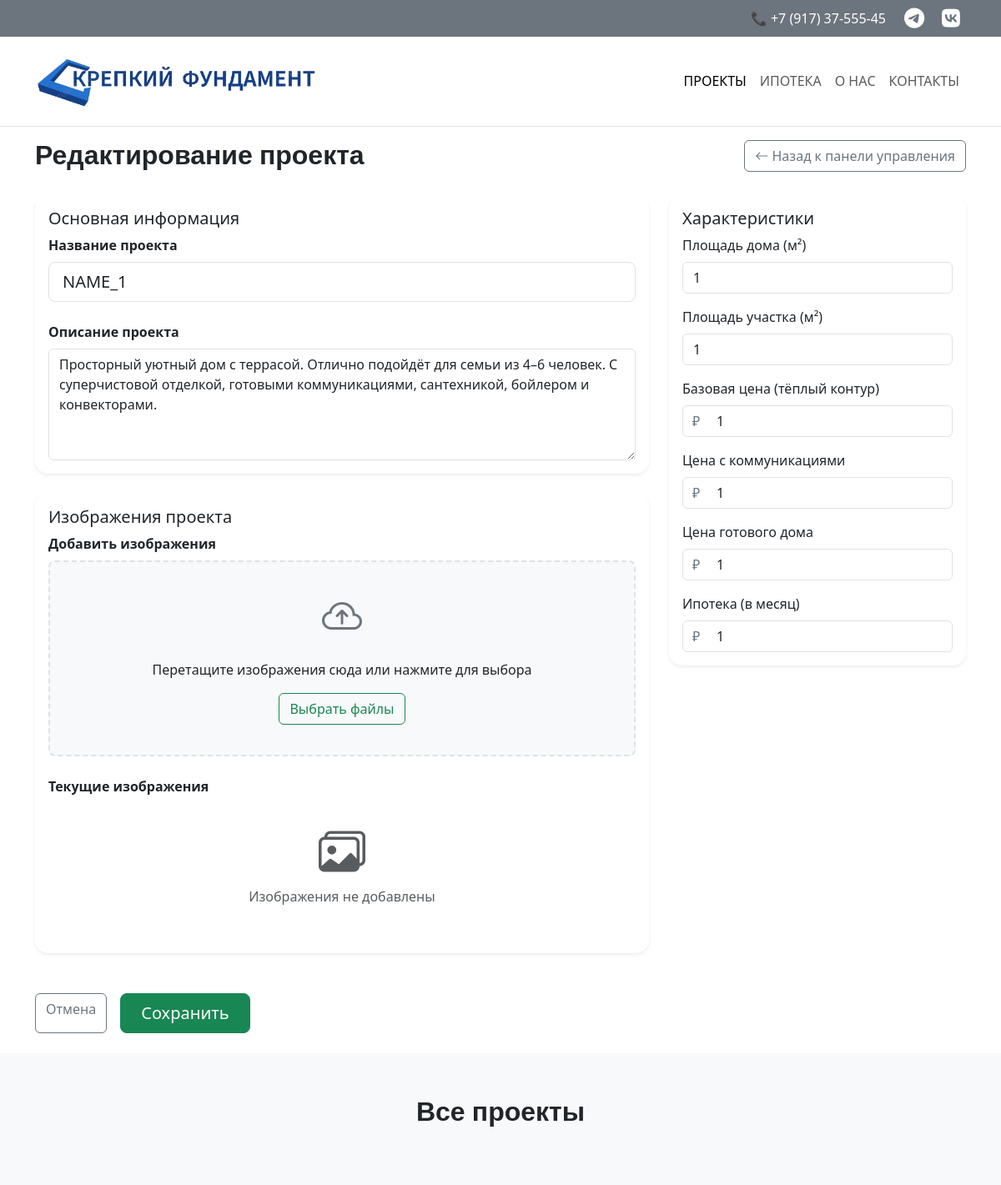
Page /admin/edit_project/1 on the earlier database version.
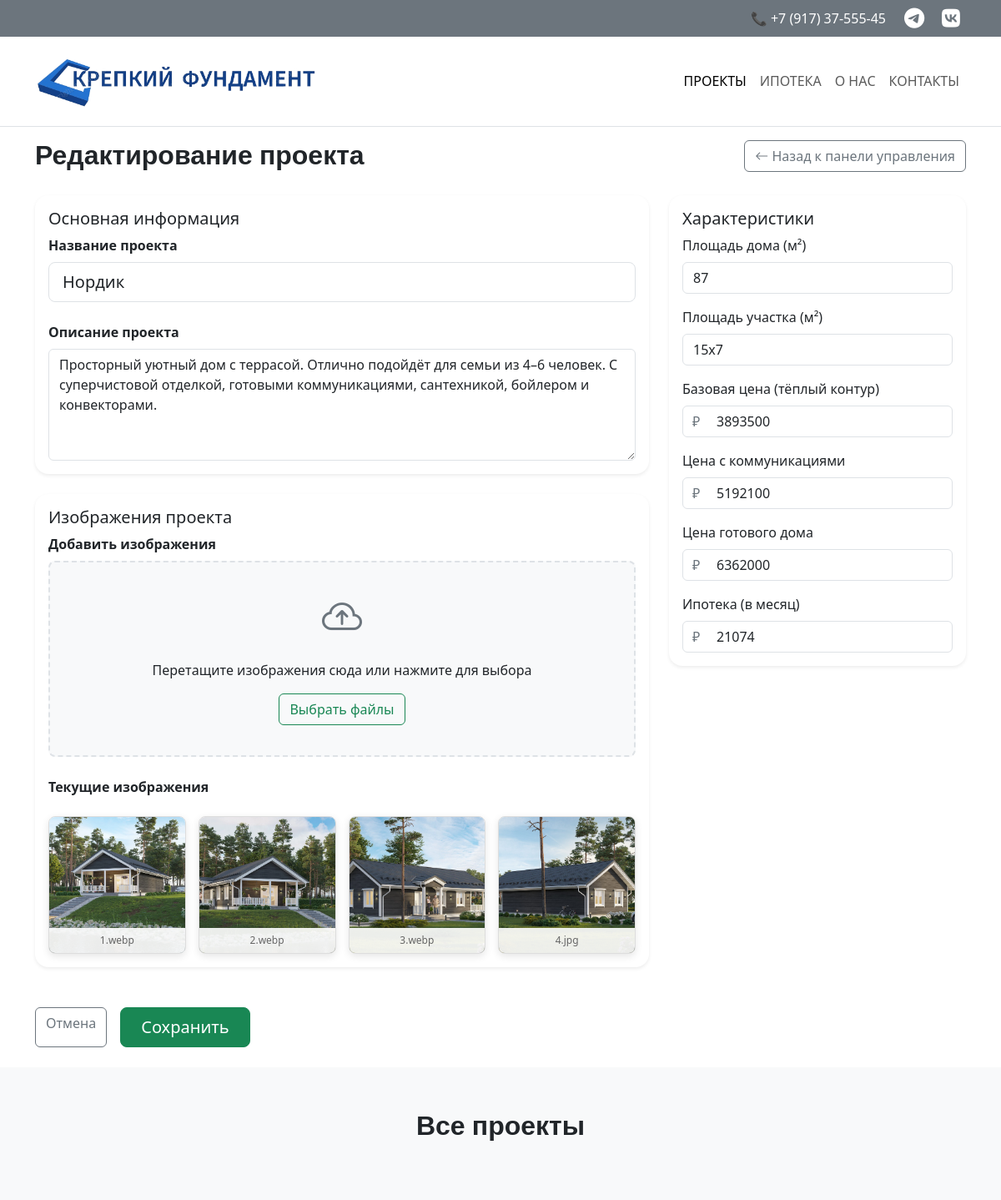
Same page on the later database version.
### app/models.py (models this page shows, shortened)
class Project(db.Model):
    __tablename__ = "projects"
    id = db.Column(db.Integer, primary_key=True)
    title = db.Column(db.String(100), unique=True, nullable=False)
    slug = db.Column(db.String(100), unique=True, nullable=False)
    description = db.Column(db.Text)
    square = db.Column(db.Integer, nullable=False)
    size = db.Column(db.String(15), nullable=False)
    price_base = db.Column(db.Integer, nullable=False)
    price_with_communications = db.Column(db.Integer)
    price_ready = db.Column(db.Integer)
    mortgage_price_per_month = db.Column(db.Integer)
    images_directory_path = db.Column(db.String(300), nullable=False)
    images = db.relationship(
        "ProjectImages",
        back_populates="project",
        cascade="all, delete-orphan",
        lazy="dynamic"
    )

class ProjectImages(db.Model):
    __tablename__ = "project_images"
    id = db.Column(db.Integer, primary_key=True)
    filename = db.Column(db.String(100), unique=True, nullable=False)
    project_id = db.Column(
        db.Integer,
        db.ForeignKey(Project.id, ondelete="CASCADE"),
        nullable=False,
    )
    project = db.relationship("Project", back_populates="images")
    @property
    def url(self):
        return os.path.join('uploads', self.project.slug, self.filename)

### app/routes.py (the view, shortened to what this page needs)
@main_bp.route('/admin/edit_project/<int:id>', methods=['GET', 'POST'])
def edit_project(id):
    project = Project.query.get_or_404(id)
    images = project.images.all()
    form = ProjectForm(obj=project)
    existing_files = [img.filename for img in images]
    return render_template('edit_project.html', project=project, form=form, images=images, existing_files=existing_files)

### app/forms.py
class ProjectForm(FlaskForm):
    title = StringField('Название', validators=[DataRequired()])
    description = TextAreaField('Описание', validators=[DataRequired()])
    square = IntegerField('Площадь (м²)', validators=[DataRequired(), NumberRange(min=0)])
    size = StringField('Площадь участка', validators=[DataRequired()])  # теперь текст
    price_base = IntegerField('Теплый контур', validators=[DataRequired(), NumberRange(min=0)])
    price_with_communications = IntegerField('Готовые коммуникации', validators=[Optional(), NumberRange(min=0)])
    price_ready = IntegerField('Заезжай и живи', validators=[Optional(), NumberRange(min=0)])
    mortgage_price_per_month = IntegerField('В ипотеку', validators=[Optional(), NumberRange(min=0)])
    img_files = MultipleFileField("Изображение", validators=[
        FileAllowed(['jpg', 'jpeg', 'png', 'webp'], "Допустимы только изображения")
    ])
    submit = SubmitField('Сохранить')

### app/templates/edit_project.html (shortened to what the changed rows need)
{% extends 'base.html' %}
{% block styles %}
{{ super() }}
<link rel="stylesheet" href="{{ url_for('static', filename='css/style_edit_project.css') }}">
<link rel="stylesheet" href="https://cdn.jsdelivr.net/npm/bootstrap-icons@1.11.0/font/bootstrap-icons.css">
{% endblock %}
{% block content %}
<section class="py-4">
  <div class="container">
    <div class="d-flex justify-content-between align-items-center mb-4">
      <h2 class="fw-bold" style="font-family: 'Oswald', sans-serif;">Редактирование проекта</h2>
    </div>
    <form method="POST" action="{{ url_for('main.edit_project', id=project.id) }}" enctype="multipart/form-data">
      <div class="row g-4 align-items-start">
        <div class="col-lg-8">
          <div class="card border-0 shadow-sm mb-4">
            <div class="card-body">
              <div class="mb-4">
                <label class="form-label fw-bold">Название проекта</label>
                {{ form.title(class="form-control form-control-lg") }}
              </div>
              <div class="mb-0">
                <label class="form-label fw-bold">Описание проекта</label>
                {{ form.description(class="form-control", rows="5", placeholder="Опишите особенности проекта...") }}
              </div>
            </div>
          </div>
          <div class="card border-0 shadow-sm mb-4">
            <div class="card-body">
              <div>
                  {% if images %}
                  <div class="gallery-grid">
                      {% for image in images %}
                      <div class="gallery-item" data-id="{{ image.id }}">
                          <img src="{{ url_for('static', filename=image.url) }}" alt="Изображение проекта">
                          <div class="image-name">{{ image.filename }}</div>
                      </div>
                      {% endfor %}
                  </div>
                  {% else %}
                  <div class="text-center py-4 text-muted">
                      <i class="bi bi-images display-4 d-block mb-2"></i>
                      <p>Изображения не добавлены</p>
                  </div>
                  {% endif %}
              </div>
            </div>
          </div>
        </div>
        <div class="col-lg-4">
          <div class="card border-0 shadow-sm characteristics-card">
            <div class="card-body">
              <div class="mb-3">
                <label class="form-label">Площадь дома (м²)</label>
                {{ form.square(class="form-control", placeholder="Например: 120") }}
              </div>
              <div class="mb-3">
                <label class="form-label">Площадь участка (м²)</label>
                {{ form.size(class="form-control", placeholder="Например: 600") }}
              </div>
              <div class="mb-3">
                <div class="price-input-group">
                  {{ form.price_base(class="form-control", placeholder="0") }}
                </div>
              </div>
              <div class="mb-3">
                <div class="price-input-group">
                  {{ form.price_with_communications(class="form-control", placeholder="0") }}
                </div>
              </div>
              <div class="mb-3">
                <div class="price-input-group">
                  {{ form.price_ready(class="form-control", placeholder="0") }}
                </div>
              </div>
              <div class="mb-0">
                <div class="price-input-group">
                  {{ form.mortgage_price_per_month(class="form-control", placeholder="0") }}
                </div>
              </div>
            </div>
          </div>
        </div>
      </div>
    </form>
  </div>
</section>
<section id="projects" class="py-5 bg-light">
  <div class="container">
    <h2 class="text-center mb-5 fw-bold" style="font-family: 'Oswald', sans-serif;">Все проекты</h2>
  </div>
</section>
{% endblock %}

Differences in the rows shown:
changed Project: title "NAME_1" → "Нордик"; square "1" → "87"; size "1" → "15х7"; price_base "1" → "3893500"; price_with_communications "1" → "5192100"; price_ready "1" → "6362000"; mortgage_price_per_month "1" → "21074"
added ProjectImages: filename.slug (picture), filename "1.webp"
added ProjectImages: filename.slug (picture), filename "2.webp"
added ProjectImages: filename.slug (picture), filename "3.webp"
added ProjectImages: filename.slug (picture), filename "4.jpg"
Other differences:
text no longer shown: "Изображения не добавлены"
